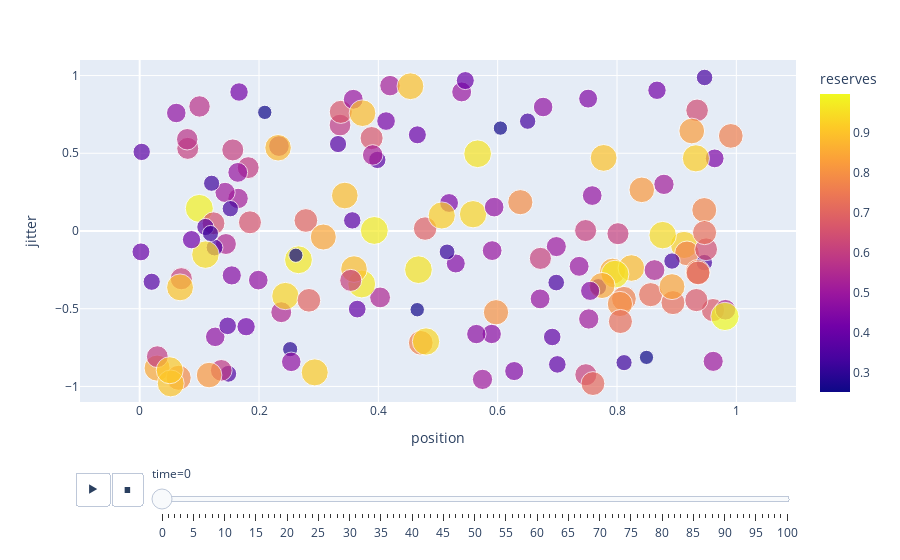

This figure's notebook cell:
### Code cell
df = pd.read_csv('output.csv')
jitter = []
for tag in df['tag'].unique():
    jitter.append({
        'tag': tag,
        'jitter': np.random.uniform(-1, 1)
    })
jitter = pd.DataFrame(jitter)
df = df.merge(jitter, on='tag')

px.scatter(
    df, x="position", y="jitter", size="weight", color="reserves", hover_name="tag",
    range_x=[-0.1,1.1], range_y=[-1.1,1.1],
    animation_frame="time", animation_group="tag"
)

### Figure 1 — Plotly figure (JSON) as saved in the notebook; plotly's stock layout.template omitted (floating-point values rounded to 4 significant figures; data arrays with more than 128 entries replaced by an {"elided": "..."} marker saying what was removed)
{"data": [{"hovertemplate": "<b>%{hovertext}</b><br><br>time=0<br>position=%{x}<br>jitter=%{y}<br>weight=%{marker.size}<br>reserves=%{marker.color}<extra></extra>", "hovertext": {"elided": "150 int values"}, "ids": {"elided": "150 int values"}, "legendgroup": "", "marker": {"color": {"elided": "150 float values"}, "coloraxis": "coloraxis", "size": {"elided": "150 float values"}, "sizemode": "area", "sizeref": 0.002494, "symbol": "circle"}, "mode": "markers", "name": "", "orientation": "v", "showlegend": false, "type": "scatter", "x": {"elided": "150 float values"}, "xaxis": "x", "y": {"elided": "150 float values"}, "yaxis": "y"}], "layout": {"coloraxis": {"colorbar": {"title": {"text": "reserves"}}, "colorscale": [[0, "#0d0887"], [0.1111, "#46039f"], [0.2222, "#7201a8"], [0.3333, "#9c179e"], [0.4444, "#bd3786"], [0.5556, "#d8576b"], [0.6667, "#ed7953"], [0.7778, "#fb9f3a"], [0.8889, "#fdca26"], [1, "#f0f921"]]}, "legend": {"itemsizing": "constant", "tracegroupgap": 0}, "margin": {"t": 60}, "sliders": [{"active": 0, "currentvalue": {"prefix": "time="}, "len": 0.9, "pad": {"b": 10, "t": 60}, "steps": [{"args": [["0"], {"frame": {"duration": 0, "redraw": false}, "fromcurrent": true, "mode": "immediate", "transition": {"duration": 0, "easing": "linear"}}], "label": "0", "method": "animate"}, {"args": [["1"], {"frame": {"duration": 0, "redraw": false}, "fromcurrent": true, "mode": "immediate", "transition": {"duration": 0, "easing": "linear"}}], "label": "1", "method": "animate"}, {"args": [["2"], {"frame": {"duration": 0, "redraw": false}, "fromcurrent": true, "mode": "immediate", "transition": {"duration": 0, "easing": "linear"}}], "label": "2", "method": "animate"}, {"args": [["3"], {"frame": {"duration": 0, "redraw": false}, "fromcurrent": true, "mode": "immediate", "transition": {"duration": 0, "easing": "linear"}}], "label": "3", "method": "animate"}, {"args": [["4"], {"frame": {"duration": 0, "redraw": false}, "fromcurrent": true, "mode": "immediate", "transition": {"duration": 0, "easing": "linear"}}], "label": "4", "method": "animate"}, {"args": [["5"], {"frame": {"duration": 0, "redraw": false}, "fromcurrent": true, "mode": "immediate", "transition": {"duration": 0, "easing": "linear"}}], "label": "5", "method": "animate"}, {"args": [["6"], {"frame": {"duration": 0, "redraw": false}, "fromcurrent": true, "mode": "immediate", "transition": {"duration": 0, "easing": "linear"}}], "label": "6", "method": "animate"}, {"args": [["7"], {"frame": {"duration": 0, "redraw": false}, "fromcurrent": true, "mode": "immediate", "transition": {"duration": 0, "easing": "linear"}}], "label": "7", "method": "animate"}, {"args": [["8"], {"frame": {"duration": 0, "redraw": false}, "fromcurrent": true, "mode": "immediate", "transition": {"duration": 0, "easing": "linear"}}], "label": "8", "method": "animate"}, {"args": [["9"], {"frame": {"duration": 0, "redraw": false}, "fromcurrent": true, "mode": "immediate", "transition": {"duration": 0, "easing": "linear"}}], "label": "9", "method": "animate"}, {"args": [["10"], {"frame": {"duration": 0, "redraw": false}, "fromcurrent": true, "mode": "immediate", "transition": {"duration": 0, "easing": "linear"}}], "label": "10", "method": "animate"}, {"args": [["11"], {"frame": {"duration": 0, "redraw": false}, "fromcurrent": true, "mode": "immediate", "transition": {"duration": 0, "easing": "linear"}}], "label": "11", "method": "animate"}, {"args": [["12"], {"frame": {"duration": 0, "redraw": false}, "fromcurrent": true, "mode": "immediate", "transition": {"duration": 0, "easing": "linear"}}], "label": "12", "method": "animate"}, {"args": [["13"], {"frame": {"duration": 0, "redraw": false}, "fromcurrent": true, "mode": "immediate", "transition": {"duration": 0, "easing": "linear"}}], "label": "13", "method": "animate"}, {"args": [["14"], {"frame": {"duration": 0, "redraw": false}, "fromcurrent": true, "mode": "immediate", "transition": {"duration": 0, "easing": "linear"}}], "label": "14", "method": "animate"}, {"args": [["15"], {"frame": {"duration": 0, "redraw": false}, "fromcurrent": true, "mode": "immediate", "transition": {"duration": 0, "easing": "linear"}}], "label": "15", "method": "animate"}, {"args": [["16"], {"frame": {"duration": 0, "redraw": false}, "fromcurrent": true, "mode": "immediate", "transition": {"duration": 0, "easing": "linear"}}], "label": "16", "method": "animate"}, {"args": [["17"], {"frame": {"duration": 0, "redraw": false}, "fromcurrent": true, "mode": "immediate", "transition": {"duration": 0, "easing": "linear"}}], "label": "17", "method": "animate"}, {"args": [["18"], {"frame": {"duration": 0, "redraw": false}, "fromcurrent": true, "mode": "immediate", "transition": {"duration": 0, "easing": "linear"}}], "label": "18", "method": "animate"}, {"args": [["19"], {"frame": {"duration": 0, "redraw": false}, "fromcurrent": true, "mode": "immediate", "transition": {"duration": 0, "easing": "linear"}}], "label": "19", "method": "animate"}, {"args": [["20"], {"frame": {"duration": 0, "redraw": false}, "fromcurrent": true, "mode": "immediate", "transition": {"duration": 0, "easing": "linear"}}], "label": "20", "method": "animate"}, {"args": [["21"], {"frame": {"duration": 0, "redraw": false}, "fromcurrent": true, "mode": "immediate", "transition": {"duration": 0, "easing": "linear"}}], "label": "21", "method": "animate"}, {"args": [["22"], {"frame": {"duration": 0, "redraw": false}, "fromcurrent": true, "mode": "immediate", "transition": {"duration": 0, "easing": "linear"}}], "label": "22", "method": "animate"}, {"args": [["23"], {"frame": {"duration": 0, "redraw": false}, "fromcurrent": true, "mode": "immediate", "transition": {"duration": 0, "easing": "linear"}}], "label": "23", "method": "animate"}, {"args": [["24"], {"frame": {"duration": 0, "redraw": false}, "fromcurrent": true, "mode": "immediate", "transition": {"duration": 0, "easing": "linear"}}], "label": "24", "method": "animate"}, {"args": [["25"], {"frame": {"duration": 0, "redraw": false}, "fromcurrent": true, "mode": "immediate", "transition": {"duration": 0, "easing": "linear"}}], "label": "25", "method": "animate"}, {"args": [["26"], {"frame": {"duration": 0, "redraw": false}, "fromcurrent": true, "mode": "immediate", "transition": {"duration": 0, "easing": "linear"}}], "label": "26", "method": "animate"}, {"args": [["27"], {"frame": {"duration": 0, "redraw": false}, "fromcurrent": true, "mode": "immediate", "transition": {"duration": 0, "easing": "linear"}}], "label": "27", "method": "animate"}, {"args": [["28"], {"frame": {"duration": 0, "redraw": false}, "fromcurrent": true, "mode": "immediate", "transition": {"duration": 0, "easing": "linear"}}], "label": "28", "method": "animate"}, {"args": [["29"], {"frame": {"duration": 0, "redraw": false}, "fromcurrent": true, "mode": "immediate", "transition": {"duration": 0, "easing": "linear"}}], "label": "29", "method": "animate"}, {"args": [["30"], {"frame": {"duration": 0, "redraw": false}, "fromcurrent": true, "mode": "immediate", "transition": {"duration": 0, "easing": "linear"}}], "label": "30", "method": "animate"}, {"args": [["31"], {"frame": {"duration": 0, "redraw": false}, "fromcurrent": true, "mode": "immediate", "transition": {"duration": 0, "easing": "linear"}}], "label": "31", "method": "animate"}, {"args": [["32"], {"frame": {"duration": 0, "redraw": false}, "fromcurrent": true, "mode": "immediate", "transition": {"duration": 0, "easing": "linear"}}], "label": "32", "method": "animate"}, {"args": [["33"], {"frame": {"duration": 0, "redraw": false}, "fromcurrent": true, "mode": "immediate", "transition": {"duration": 0, "easing": "linear"}}], "label": "33", "method": "animate"}, {"args": [["34"], {"frame": {"duration": 0, "redraw": false}, "fromcurrent": true, "mode": "immediate", "transition": {"duration": 0, "easing": "linear"}}], "label": "34", "method": "animate"}, {"args": [["35"], {"frame": {"duration": 0, "redraw": false}, "fromcurrent": true, "mode": "immediate", "transition": {"duration": 0, "easing": "linear"}}], "label": "35", "method": "animate"}, {"args": [["36"], {"frame": {"duration": 0, "redraw": false}, "fromcurrent": true, "mode": "immediate", "transition": {"duration": 0, "easing": "linear"}}], "label": "36", "method": "animate"}, {"args": [["37"], {"frame": {"duration": 0, "redraw": false}, "fromcurrent": true, "mode": "immediate", "transition": {"duration": 0, "easing": "linear"}}], "label": "37", "method": "animate"}, {"args": [["38"], {"frame": {"duration": 0, "redraw": false}, "fromcurrent": true, "mode": "immediate", "transition": {"duration": 0, "easing": "linear"}}], "label": "38", "method": "animate"}, {"args": [["39"], {"frame": {"duration": 0, "redraw": false}, "fromcurrent": true, "mode": "immediate", "transition": {"duration": 0, "easing": "linear"}}], "label": "39", "method": "animate"}, {"args": [["40"], {"frame": {"duration": 0, "redraw": false}, "fromcurrent": true, "mode": "immediate", "transition": {"duration": 0, "easing": "linear"}}], "label": "40", "method": "animate"}, {"args": [["41"], {"frame": {"duration": 0, "redraw": false}, "fromcurrent": true, "mode": "immediate", "transition": {"duration": 0, "easing": "linear"}}], "label": "41", "method": "animate"}, {"args": [["42"], {"frame": {"duration": 0, "redraw": false}, "fromcurrent": true, "mode": "immediate", "transition": {"duration": 0, "easing": "linear"}}], "label": "42", "method": "animate"}, {"args": [["43"], {"frame": {"duration": 0, "redraw": false}, "fromcurrent": true, "mode": "immediate", "transition": {"duration": 0, "easing": "linear"}}], "label": "43", "method": "animate"}, {"args": [["44"], {"frame": {"duration": 0, "redraw": false}, "fromcurrent": true, "mode": "immediate", "transition": {"duration": 0, "easing": "linear"}}], "label": "44", "method": "animate"}, {"args": [["45"], {"frame": {"duration": 0, "redraw": false}, "fromcurrent": true, "mode": "immediate", "transition": {"duration": 0, "easing": "linear"}}], "label": "45", "method": "animate"}, {"args": [["46"], {"frame": {"duration": 0, "redraw": false}, "fromcurrent": true, "mode": "immediate", "transition": {"duration": 0, "easing": "linear"}}], "label": "46", "method": "animate"}, {"args": [["47"], {"frame": {"duration": 0, "redraw": false}, "fromcurrent": true, "mode": "immediate", "transition": {"duration": 0, "easing": "linear"}}], "label": "47", "method": "animate"}, {"args": [["48"], {"frame": {"duration": 0, "redraw": false}, "fromcurrent": true, "mode": "immediate", "transition": {"duration": 0, "easing": "linear"}}], "label": "48", "method": "animate"}, {"args": [["49"], {"frame": {"duration": 0, "redraw": false}, "fromcurrent": true, "mode": "immediate", "transition": {"duration": 0, "easing": "linear"}}], "label": "49", "method": "animate"}, {"args": [["50"], {"frame": {"duration": 0, "redraw": false}, "fromcurrent": true, "mode": "immediate", "transition": {"duration": 0, "easing": "linear"}}], "label": "50", "method": "animate"}, {"args": [["51"], {"frame": {"duration": 0, "redraw": false}, "fromcurrent": true, "mode": "immediate", "transition": {"duration": 0, "easing": "linear"}}], "label": "51", "method": "animate"}, {"args": [["52"], {"frame": {"duration": 0, "redraw": false}, "fromcurrent": true, "mode": "immediate", "transition": {"duration": 0, "easing": "linear"}}], "label": "52", "method": "animate"}, {"args": [["53"], {"frame": {"duration": 0, "redraw": false}, "fromcurrent": true, "mode": "immediate", "transition": {"duration": 0, "easing": "linear"}}], "label": "53", "method": "animate"}, {"args": [["54"], {"frame": {"duration": 0, "redraw": false}, "fromcurrent": true, "mode": "immediate", "transition": {"duration": 0, "easing": "linear"}}], "label": "54", "method": "animate"}, {"args": [["55"], {"frame": {"duration": 0, "redraw": false}, "fromcurrent": true, "mode": "immediate", "transition": {"duration": 0, "easing": "linear"}}], "label": "55", "method": "animate"}, {"args": [["56"], {"frame": {"duration": 0, "redraw": false}, "fromcurrent": true, "mode": "immediate", "transition": {"duration": 0, "easing": "linear"}}], "label": "56", "method": "animate"}, {"args": [["57"], {"frame": {"duration": 0, "redraw": false}, "fromcurrent": true, "mode": "immediate", "transition": {"duration": 0, "easing": "linear"}}], "label": "57", "method": "animate"}, {"args": [["58"], {"frame": {"duration": 0, "redraw": false}, "fromcurrent": true, "mode": "immediate", "transition": {"duration": 0, "easing": "linear"}}], "label": "58", "method": "animate"}, {"args": [["59"], {"frame": {"duration": 0, "redraw": false}, "fromcurrent": true, "mode": "immediate", "transition": {"duration": 0, "easing": "linear"}}], "label": "59", "method": "animate"}, {"args": [["60"], {"frame": {"duration": 0, "redraw": false}, "fromcurrent": true, "mode": "immediate", "transition": {"duration": 0, "easing": "linear"}}], "label": "60", "method": "animate"}, {"args": [["61"], {"frame": {"duration": 0, "redraw": false}, "fromcurrent": true, "mode": "immediate", "transition": {"duration": 0, "easing": "linear"}}], "label": "61", "method": "animate"}, {"args": [["62"], {"frame": {"duration": 0, "redraw": false}, "fromcurrent": true, "mode": "immediate", "transition": {"duration": 0, "easing": "linear"}}], "label": "62", "method": "animate"}, {"args": [["63"], {"frame": {"duration": 0, "redraw": false}, "fromcurrent": true, "mode": "immediate", "transition": {"duration": 0, "easing": "linear"}}], "label": "63", "method": "animate"}, {"args": [["64"], {"frame": {"duration": 0, "redraw": false}, "fromcurrent": true, "mode": "immediate", "transition": {"duration": 0, "easing": "linear"}}], "label": "64", "method": "animate"}, {"args": [["65"], {"frame": {"duration": 0, "redraw": false}, "fromcurrent": true, "mode": "immediate", "transition": {"duration": 0, "easing": "linear"}}], "label": "65", "method": "animate"}, {"args": [["66"], {"frame": {"duration": 0, "redraw": false}, "fromcurrent": true, "mode": "immediate", "transition": {"duration": 0, "easing": "linear"}}], "label": "66", "method": "animate"}, {"args": [["67"], {"frame": {"duration": 0, "redraw": false}, "fromcurrent": true, "mode": "immediate", "transition": {"duration": 0, "easing": "linear"}}], "label": "67", "method": "animate"}, {"args": [["68"], {"frame": {"duration": 0, "redraw": false}, "fromcurrent": true, "mode": "immediate", "transition": {"duration": 0, "easing": "linear"}}], "label": "68", "method": "animate"}, {"args": [["69"], {"frame": {"duration": 0, "redraw": false}, "fromcurrent": true, "mode": "immediate", "transition": {"duration": 0, "easing": "linear"}}], "label": "69", "method": "animate"}, {"args": [["70"], {"frame": {"duration": 0, "redraw": false}, "fromcurrent": true, "mode": "immediate", "transition": {"duration": 0, "easing": "linear"}}], "label": "70", "method": "animate"}, {"args": [["71"], {"frame": {"duration": 0, "redraw": false}, "fromcurrent": true, "mode": "immediate", "transition": {"duration": 0, "easing": "linear"}}], "label": "71", "method": "animate"}, {"args": [["72"], {"frame": {"duration": 0, "redraw": false}, "fromcurrent": true, "mode": "immediate", "transition": {"duration": 0, "easing": "linear"}}], "label": "72", "method": "animate"}, {"args": [["73"], {"frame": {"duration": 0, "redraw": false}, "fromcurrent": true, "mode": "immediate", "transition": {"duration": 0, "easing": "linear"}}], "label": "73", "method": "animate"}, {"args": [["74"], {"frame": {"duration": 0, "redraw": false}, "fromcurrent": true, "mode": "immediate", "transition": {"duration": 0, "easing": "linear"}}], "label": "74", "method": "animate"}, {"args": [["75"], {"frame": {"duration": 0, "redraw": false}, "fromcurrent": true, "mode": "immediate", "transition": {"duration": 0, "easing": "linear"}}], "label": "75", "method": "animate"}, {"args": [["76"], {"frame": {"duration": 0, "redraw": false}, "fromcurrent": true, "mode": "immediate", "transition": {"duration": 0, "easing": "linear"}}], "label": "76", "method": "animate"}, {"args": [["77"], {"frame": {"duration": 0, "redraw": false}, "fromcurrent": true, "mode": "immediate", "transition": {"duration": 0, "easing": "linear"}}], "label": "77", "method": "animate"}, {"args": [["78"], {"frame": {"duration": 0, "redraw": false}, "fromcurrent": true, "mode": "immediate", "transition": {"duration": 0, "easing": "linear"}}], "label": "78", "method": "animate"}, {"args": [["79"], {"frame": {"duration": 0, "redraw": false}, "fromcurrent": true, "mode": "immediate", "transition": {"duration": 0, "easing": "linear"}}], "label": "79", "method": "animate"}, {"args": [["80"], {"frame": {"duration": 0, "redraw": false}, "fromcurrent": true, "mode": "immediate", "transition": {"duration": 0, "easing": "linear"}}], "label": "80", "method": "animate"}, {"args": [["81"], {"frame": {"duration": 0, "redraw": false}, "fromcurrent": true, "mode": "immediate", "transition": {"duration": 0, "easing": "linear"}}], "label": "81", "method": "animate"}, {"args": [["82"], {"frame": {"duration": 0, "redraw": false}, "fromcurrent": true, "mode": "immediate", "transition": {"duration": 0, "easing": "linear"}}], "label": "82", "method": "animate"}, {"args": [["83"], {"frame": {"duration": 0, "redraw": false}, "fromcurrent": true, "mode": "immediate", "transition": {"duration": 0, "easing": "linear"}}], "label": "83", "method": "animate"}, {"args": [["84"], {"frame": {"duration": 0, "redraw": false}, "fromcurrent": true, "mode": "immediate", "transition": {"duration": 0, "easing": "linear"}}], "label": "84", "method": "animate"}, {"args": [["85"], {"frame": {"duration": 0, "redraw": false}, "fromcurrent": true, "mode": "immediate", "transition": {"duration": 0, "easing": "linear"}}], "label": "85", "method": "animate"}, {"args": [["86"], {"frame": {"duration": 0, "redraw": false}, "fromcurrent": true, "mode": "immediate", "transition": {"duration": 0, "easing": "linear"}}], "label": "86", "method": "animate"}, {"args": [["87"], {"frame": {"duration": 0, "redraw": false}, "fromcurrent": true, "mode": "immediate", "transition": {"duration": 0, "easing": "linear"}}], "label": "87", "method": "animate"}, {"args": [["88"], {"frame": {"duration": 0, "redraw": false}, "fromcurrent": true, "mode": "immediate", "transition": {"duration": 0, "easing": "linear"}}], "label": "88", "method": "animate"}, {"args": [["89"], {"frame": {"duration": 0, "redraw": false}, "fromcurrent": true, "mode": "immediate", "transition": {"duration": 0, "easing": "linear"}}], "label": "89", "method": "animate"}, {"args": [["90"], {"frame": {"duration": 0, "redraw": false}, "fromcurrent": true, "mode": "immediate", "transition": {"duration": 0, "easing": "linear"}}], "label": "90", "method": "animate"}, {"args": [["91"], {"frame": {"duration": 0, "redraw": false}, "fromcurrent": true, "mode": "immediate", "transition": {"duration": 0, "easing": "linear"}}], "label": "91", "method": "animate"}, {"args": [["92"], {"frame": {"duration": 0, "redraw": false}, "fromcurrent": true, "mode": "immediate", "transition": {"duration": 0, "easing": "linear"}}], "label": "92", "method": "animate"}, {"args": [["93"], {"frame": {"duration": 0, "redraw": false}, "fromcurrent": true, "mode": "immediate", "transition": {"duration": 0, "easing": "linear"}}], "label": "93", "method": "animate"}, {"args": [["94"], {"frame": {"duration": 0, "redraw": false}, "fromcurrent": true, "mode": "immediate", "transition": {"duration": 0, "easing": "linear"}}], "label": "94", "method": "animate"}, {"args": [["95"], {"frame": {"duration": 0, "redraw": false}, "fromcurrent": true, "mode": "immediate", "transition": {"duration": 0, "easing": "linear"}}], "label": "95", "method": "animate"}, {"args": [["96"], {"frame": {"duration": 0, "redraw": false}, "fromcurrent": true, "mode": "immediate", "transition": {"duration": 0, "easing": "linear"}}], "label": "96", "method": "animate"}, {"args": [["97"], {"frame": {"duration": 0, "redraw": false}, "fromcurrent": true, "mode": "immediate", "transition": {"duration": 0, "easing": "linear"}}], "label": "97", "method": "animate"}, {"args": [["98"], {"frame": {"duration": 0, "redraw": false}, "fromcurrent": true, "mode": "immediate", "transition": {"duration": 0, "easing": "linear"}}], "label": "98", "method": "animate"}, {"args": [["99"], {"frame": {"duration": 0, "redraw": false}, "fromcurrent": true, "mode": "immediate", "transition": {"duration": 0, "easing": "linear"}}], "label": "99", "method": "animate"}, {"args": [["100"], {"frame": {"duration": 0, "redraw": false}, "fromcurrent": true, "mode": "immediate", "transition": {"duration": 0, "easing": "linear"}}], "label": "100", "method": "animate"}], "x": 0.1, "xanchor": "left", "y": 0, "yanchor": "top"}], "updatemenus": [{"buttons": [{"args": [null, {"frame": {"duration": 500, "redraw": false}, "fromcurrent": true, "mode": "immediate", "transition": {"duration": 500, "easing": "linear"}}], "label": "&#9654;", "method": "animate"}, {"args": [[null], {"frame": {"duration": 0, "redraw": false}, "fromcurrent": true, "mode": "immediate", "transition": {"duration": 0, "easing": "linear"}}], "label": "&#9724;", "method": "animate"}], "direction": "left", "pad": {"r": 10, "t": 70}, "showactive": false, "type": "buttons", "x": 0.1, "xanchor": "right", "y": 0, "yanchor": "top"}], "xaxis": {"anchor": "y", "domain": [0, 1], "range": [-0.1, 1.1], "title": {"text": "position"}}, "yaxis": {"anchor": "x", "domain": [0, 1], "range": [-1.1, 1.1], "title": {"text": "jitter"}}}}
